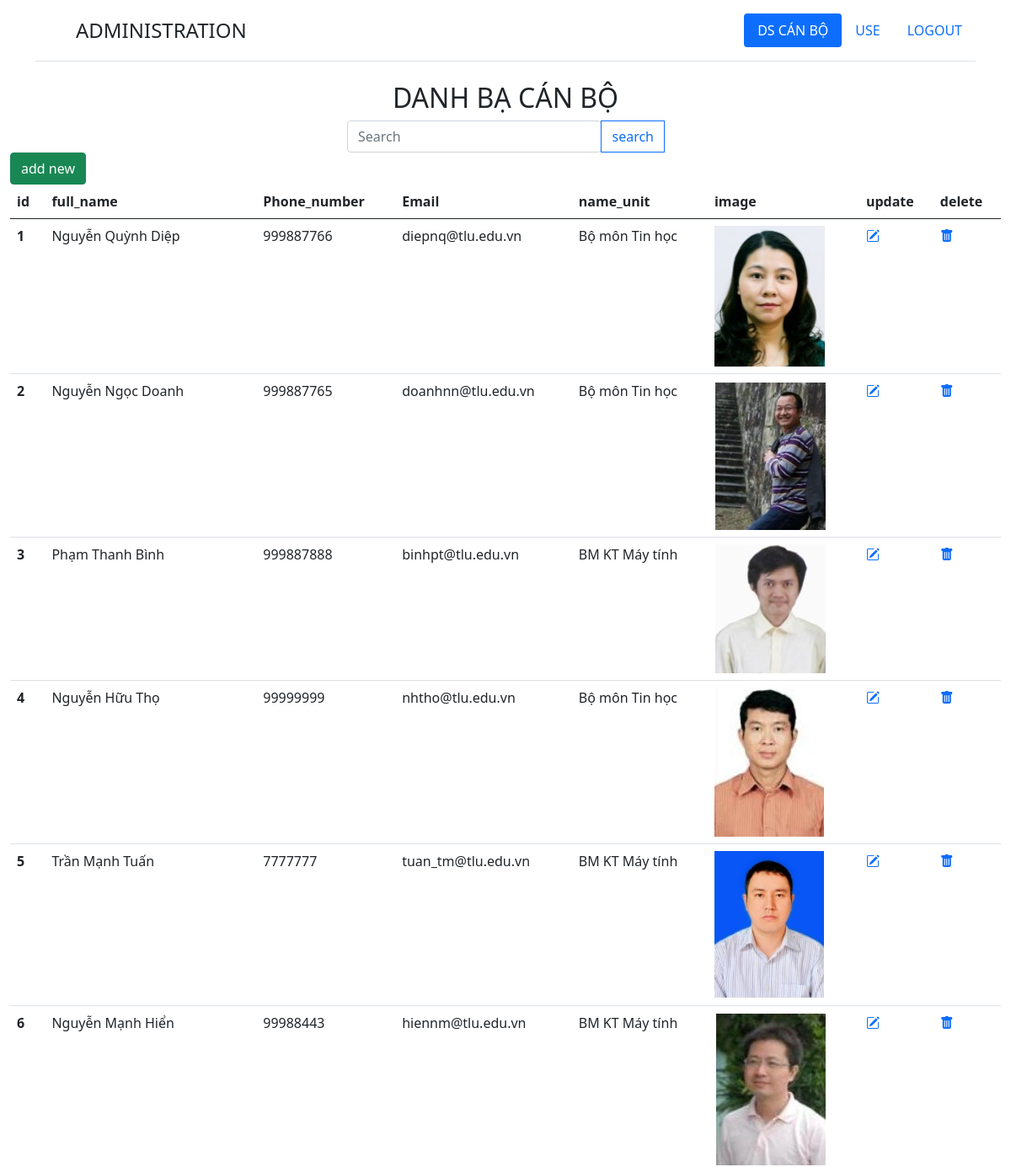
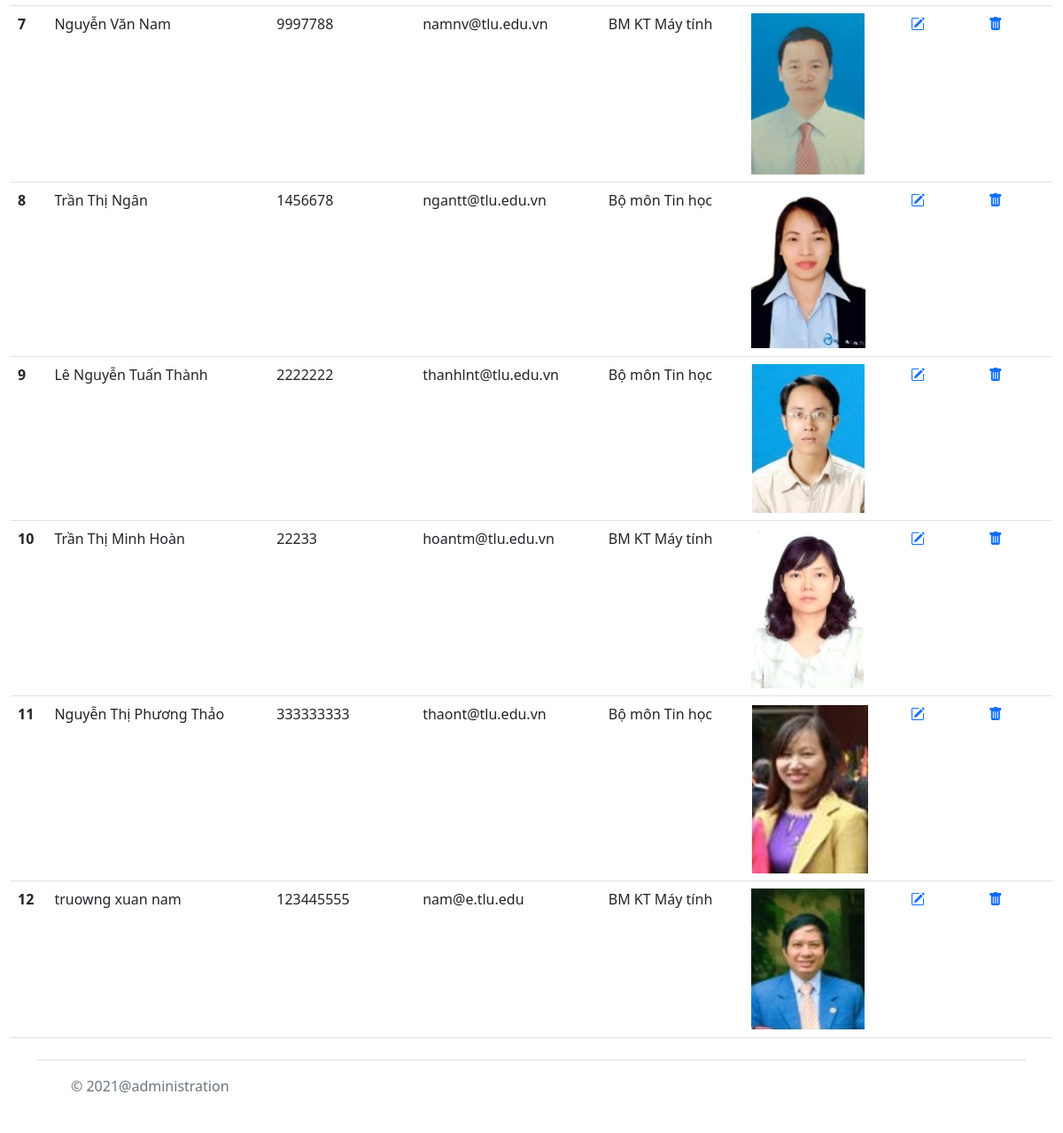
The app's page /index.php (signed in) with its own data (2 pictures, top to bottom).
### tables this page shows
CREATE TABLE `can_bo` (
  `id` int(11) NOT NULL,
  `name` varchar(255) DEFAULT NULL,
  `email` varchar(255) DEFAULT NULL,
  `phone_number` int(12) DEFAULT NULL,
  `id_don_vi` int(11) DEFAULT NULL,
  `image` varchar(255) NOT NULL
);

CREATE TABLE `don_vi` (
  `id_don_vi` int(11) NOT NULL,
  `name_ unit` varchar(255) DEFAULT NULL,
  `email_ unit` varchar(255) NOT NULL,
  `phone_number_unit` int(12) NOT NULL
);

### index.php (the view, shortened to what this page needs)
<?php
     include("config/db.php");
     include("template/header.php");
?>
      <div id="main" class="container-fluid">
      <main >
              <h2 class=" text-center">DANH BẠ CÁN BỘ</h2>
              <form action="http://localhost:8080/hoc/admin/search.php">
              <div class="row">
                    <div class="col-4 " style="margin:auto;">
                    <div class="input-group">
                <input type="search" class="form-control rounded" placeholder="Search" aria-label="Search" value=""
                    aria-describedby="search-addon" name="search"/>
                <button type="submit" class="btn btn-outline-primary" name="btnsearch">search</button>
                </div>
                    </div>
                </div>
             </form>
              <div>
                  <a href="http://localhost:8080/hoc/admin/add_cb.php" class="btn btn-success">add new </a>
              </div>
                <table class="table">
                    <thead class="thead-dark">
                        <tr>
                        <th scope="col">id</th>
                        <th scope="col">full_name</th>
                        <th scope="col">Phone_number</th>
                        <th scope="col">Email</th>
                        <th scope="col">name_unit</th>
                        <th scope="col">image</th>
                        <th scope="col">update</th>
                        <th scope="col">delete</th>
                        </tr>
                    </thead>
                    <tbody>
                      <?php
                            $sql =" SELECT * FROM can_bo ,don_vi WHERE can_bo.id_don_vi=don_vi.id_don_vi ";
                            $result = mysqli_query($conn,$sql);
                            if(mysqli_num_rows($result) > 0)
                            {
                                $i=1;
                                while($row = mysqli_fetch_assoc($result)){
                            ?>
                                    <tr>
                                        <th scope="row"><?php echo $i ;?></th>
                                        <td><?php echo $row['name'] ;?></td>
                                        <td><?php echo $row['phone_number'] ;?></td>
                                        <td><?php echo $row['email'] ;?></td>
                                        <td><?php echo $row['name_ unit'] ;?></td>
                                        <td><img src="<?php echo $row['image'];?>" class="im" alt="..."></td>
                                        <td><a href="http://localhost:8080/hoc/admin/edit_cb.php?id=<?php echo $row['id']; ?>"><i class="bi bi-pencil-square"></i></a></td>
                                        <td><a href="http://localhost:8080/hoc/admin/delete_cb.php?id=<?php echo $row['id']; ?>"><i class="bi bi-trash-fill"></i></a></td>
                                    </tr>
                            <?php
                                $i++;
                                }
                            }
                         ?>
                    </tbody>
                </table>
              </div>
<?php
     include("template/footer.php");
?>

### header.php (shortened to what this page needs)
<!doctype html>
<html lang="en">
  <head>
    <link href="https://cdn.jsdelivr.net/npm/bootstrap@5.1.0/dist/css/bootstrap.min.css" rel="stylesheet">
    <link rel="stylesheet" href="https://cdn.jsdelivr.net/npm/bootstrap-icons@1.3.0/font/bootstrap-icons.css">
  </head>
  <body>
      <div class="container">
        <header class="d-flex flex-wrap justify-content-center py-3 mb-4 border-bottom">
        <a href="/" class="d-flex align-items-center mb-3 mb-md-0 me-md-auto text-dark text-decoration-none">
            <svg class="bi me-2" width="40" height="32"><use xlink:href="#bootstrap"/></svg>
            <span class="fs-4">ADMINISTRATION</span>
        </a>
        <ul class="nav nav-pills">
            <li class="nav-item"><a href="http://localhost:8080/hoc/admin/index.php" class="nav-link active" aria-current="page"> DS CÁN BỘ</a></li>
            <li class="nav-item"><a href="http://localhost:8080/hoc/admin/use.php" class="nav-link">USE</a></li>
            <li class="nav-item"><a href="http://localhost:8080/hoc/admin/logout.php" class="nav-link">LOGOUT</a></li>
        </ul>
        </header>
      </div>

### footer.php (shortened to what this page needs)
<div class="container">
  <footer class="d-flex flex-wrap justify-content-between align-items-center py-3 my-4 border-top">
    <div class="col-md-4 d-flex align-items-center">
      <a href="/" class="mb-3 me-2 mb-md-0 text-muted text-decoration-none lh-1">
        <svg class="bi" width="30" height="24"><use xlink:href="#bootstrap"/></svg>
      </a>
      <span class="text-muted text-center">&copy; 2021@administration</span>
    </div>
    <ul class="nav col-md-4 justify-content-end list-unstyled d-flex">
      <li class="ms-3"><a class="text-muted" href="#"><svg class="bi" width="24" height="24"><use xlink:href="#twitter"/></svg></a></li>
      <li class="ms-3"><a class="text-muted" href="#"><svg class="bi" width="24" height="24"><use xlink:href="#instagram"/></svg></a></li>
      <li class="ms-3"><a class="text-muted" href="#"><svg class="bi" width="24" height="24"><use xlink:href="#facebook"/></svg></a></li>
    </ul>
  </footer>
</div>
  </body>
</html>

### records on screen
can_bo: name "Nguyễn Quỳnh Diệp", phone_number "999887766", email "diepnq@tlu.edu.vn", id_don_vi "Bộ môn Tin học", image (picture)
can_bo: name "Nguyễn Ngọc Doanh", phone_number "999887765", email "doanhnn@tlu.edu.vn", id_don_vi "Bộ môn Tin học", image (picture)
can_bo: name "Phạm Thanh Bình", phone_number "999887888", email "binhpt@tlu.edu.vn", id_don_vi "BM KT Máy tính", image (picture)
can_bo: name "Nguyễn Hữu Thọ", phone_number "99999999", email "nhtho@tlu.edu.vn", id_don_vi "Bộ môn Tin học", image (picture)
can_bo: name "Trần Mạnh Tuấn", phone_number "7777777", email "tuan_tm@tlu.edu.vn", id_don_vi "BM KT Máy tính", image (picture)
can_bo: name "Nguyễn Mạnh Hiển", phone_number "99988443", email "hiennm@tlu.edu.vn", id_don_vi "BM KT Máy tính", image (picture)
can_bo: name "Nguyễn Văn Nam", phone_number "9997788", email "namnv@tlu.edu.vn", id_don_vi "BM KT Máy tính", image (picture)
can_bo: name "Trần Thị Ngân", phone_number "1456678", email "ngantt@tlu.edu.vn", id_don_vi "Bộ môn Tin học", image (picture)
can_bo: name "Lê Nguyễn Tuấn Thành", phone_number "2222222", email "thanhlnt@tlu.edu.vn", id_don_vi "Bộ môn Tin học", image (picture)
can_bo: name "Trần Thị Minh Hoàn", phone_number "22233", email "hoantm@tlu.edu.vn", id_don_vi "BM KT Máy tính", image (picture)
can_bo: name "Nguyễn Thị Phương Thảo", phone_number "333333333", email "thaont@tlu.edu.vn", id_don_vi "Bộ môn Tin học", image (picture)
can_bo: name "truowng xuan nam", phone_number "123445555", email "nam@e.tlu.edu", id_don_vi "BM KT Máy tính", shows a picture
